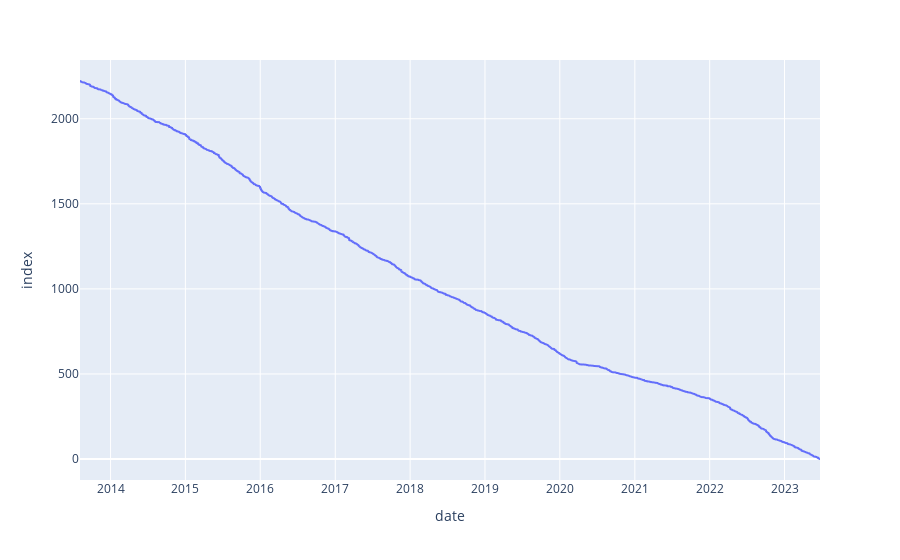

This figure's notebook cell:
### Markdown cell above
## Time series analysis

### Code cell
#convert the date datatype to datetime

df.date = pd.to_datetime(df.date)
fig = px.line(df, x='date')
fig.show()

### Figure 1 — Plotly figure (JSON) as saved in the notebook; plotly's stock layout.template omitted (floating-point values rounded to 4 significant figures; data arrays with more than 128 entries replaced by an {"elided": "..."} marker saying what was removed)
{"data": [{"hovertemplate": "date=%{x}<br>index=%{y}<extra></extra>", "legendgroup": "", "line": {"color": "#636efa", "dash": "solid"}, "marker": {"symbol": "circle"}, "mode": "lines", "name": "", "showlegend": false, "type": "scattergl", "x": {"elided": "2223 str values"}, "xaxis": "x", "y": {"elided": "2223 int values"}, "yaxis": "y"}], "layout": {"legend": {"tracegroupgap": 0}, "margin": {"t": 60}, "xaxis": {"anchor": "y", "domain": [0, 1], "title": {"text": "date"}}, "yaxis": {"anchor": "x", "domain": [0, 1], "title": {"text": "index"}}}}
